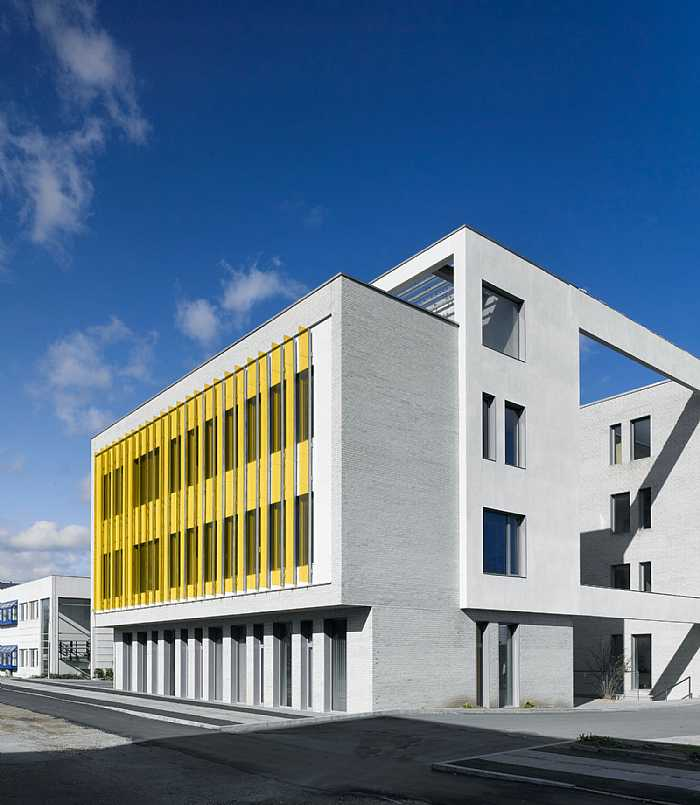
%> input picture Lab3/Edison.jpg, 700 x 805 px
$ octave Exercise3_3.m   (GNU Octave 9; MATLAB toolbox functions it lacks are replaced by stand-ins)
%> lines starting %> are read from the running program, lines starting %| are printed output that depends on the picture
clear all; close all;

I = imread('Edison.jpg');
%> I is the input picture: size 805x700x3 uint8; mean R, G, B 99.8, 120.6, 140.9
I = imresize(I,0.5);
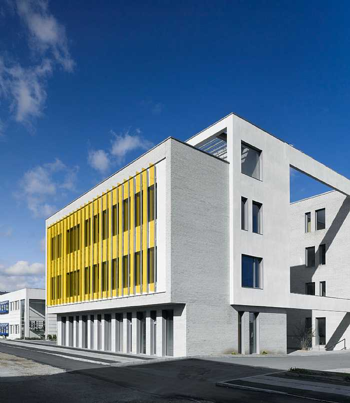
%> I: size 403x350x3 uint8; mean R, G, B 99.8, 120.6, 141

% Expand image to visualization purposes
I = [zeros(size(I,1),150,3),I,zeros(size(I,1),300,3)];
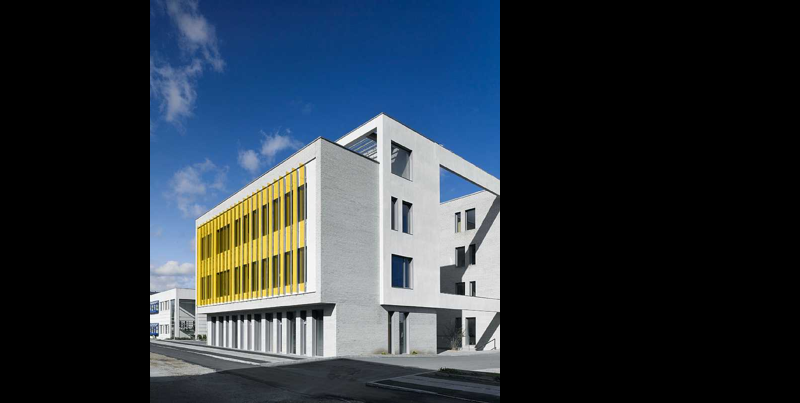
%> I: size 403x800x3 uint8; mean R, G, B 43.7, 52.8, 61.7

% Inline function for drawing a line
x = [1,size(I,2)]; % x-coordinates
%> x = [1 800]
y = @(l) (-l(3)-l(1)*x)/l(2); % y-coordinates

% Homogeneous corner points of the building
p1 = [196 220 1];
p2 = [321 137 1];
p3 = [197 314 1];
p4 = [321 303 1];
p5 = [384 114 1];
p6 = [501 181 1];
p7 = [384 305 1];
p8 = [501 311 1];

figure(1)
imshow(I);
hold on;
plot(p1(1),p1(2),'r*',p2(1),p2(2),'r*',p3(1),p3(2),'b*',p4(1),p4(2),'b*',...
    p5(1),p5(2),'g*',p6(1),p6(2),'g*',p7(1),p7(2),'c*',p8(1),p8(2),'c*')

% Labels corresponding to the 8 corner points, p1-p8
labels = cellstr( num2str([1:8]') );
points = [p1;p2;p3;p4;p5;p6;p7;p8];
text(points(:,1), points(:,2), labels, 'VerticalAlignment','bottom', ...
                             'HorizontalAlignment','right', 'FontSize', 14)
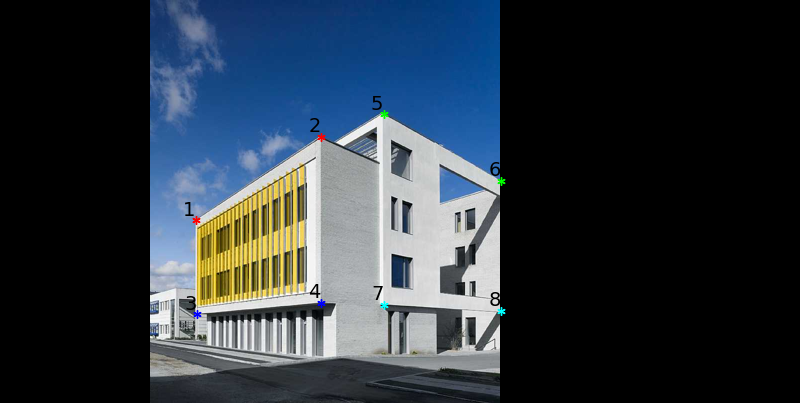
%> figure redrawn from the program's plot data

% Step 1: compute the lines l1-l4 between the pairwise points.
% l1=[a,b,c] is the line between p1 and p2 satisfying the equation
% ax+by+c=0
% To plot a line, l1, use: plot(x,y(l1))


% Step 2: compute the first vanishing points, pv1, as the intersection
% between the two lines, l1 and l2
% To plot a point, p1, use: plot(p1(1),p1(2),'x')


% Step 3: repete step 1 and 2 for points p5-p8


% Step 4: compute and visualize the horizon


% Exercise: compute the height of the camera above the ground
